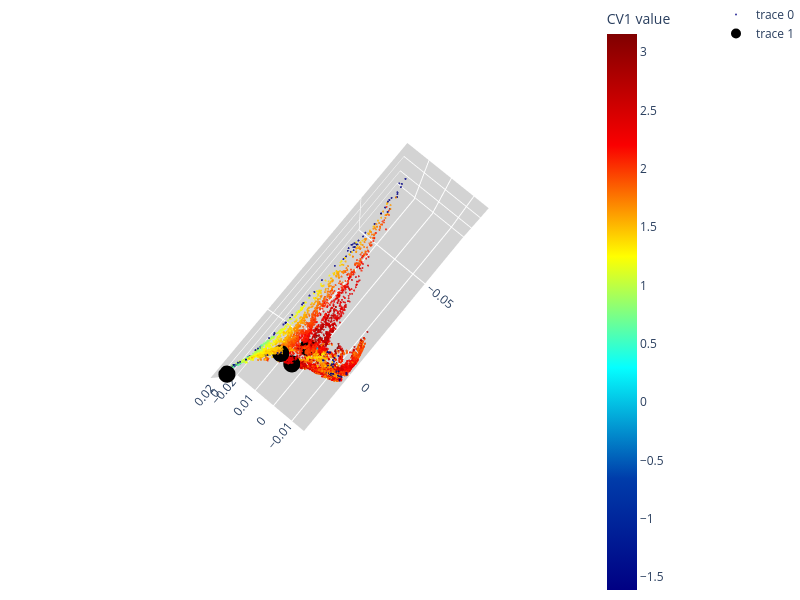

This figure's notebook cell:
### Code cell
evecs = DDnet(feature_data).detach().numpy()

import plotly.graph_objects as go

fig = go.Figure(data=[
    go.Scatter3d(
        x=evecs[:, 0], 
        y=evecs[:, 1], 
        z=evecs[:, 2], 
        mode='markers',
        marker=dict(
            size=1.2,
            color=CV_dmap[1:,0],  # Set color for points
            colorscale='Jet',  # Choose a colorscale (e.g., Viridis, Plasma, Jet, etc.)
            colorbar=dict(
                title='CV1 value',
                x=0.85,  # Move colorbar closer to the plot (adjust between 0.8–0.9)
                len=0.9  # Optional: shorten the colorbar if too long
            ),  # Add a colorbar
            opacity=0.8
        )
    )
])
labels = [f"C{i}" for i in range(4)]  

fig.add_trace(go.Scatter3d(
    x=evecs[-4:, 0], 
    y=evecs[-4:, 1], 
    z=evecs[-4:, 2], 
    mode='markers',  # Enables both markers and text
    # text=labels,  # Text labels for each point
    textposition="top right",  # Adjust text position relative to points
    marker=dict(
        size=10,
        color='black',  # Varying color values
        # colorscale='Reds',  # Shades of red
        # colorbar=dict(title='Intensity'),  # Optional colorbar
    )
))

# fig.update_layout(title="Interactive Rotational 3D Plot")
camera = dict(
    eye=dict(x=-1.5, y=1.8, z=1)  # Adjust x, y, z for the desired angle
)

# Update Layout
fig.update_layout(
    scene_camera=camera,
    scene=dict(
        xaxis_title=r"",  # Custom X-axis label
        yaxis_title=r"",  # Custom Y-axis label
        zaxis_title=r"",  # Custom Z-axis label
        xaxis=dict(backgroundcolor='lightgrey', gridcolor='white'),  # Custom X-axis background
        yaxis=dict(backgroundcolor='lightgrey', gridcolor='white'),  # Custom Y-axis background
        zaxis=dict(backgroundcolor='lightgrey', gridcolor='white')   # Custom Z-axis background
    ),
    width=800,  # Set figure width
    height=600,  # Set figure height
    margin=dict(l=0, r=0, b=0, t=0),  # Set margins
    paper_bgcolor='white',  # Background color outside the plot
    plot_bgcolor='grey'  # Background color inside the plot
)

fig.write_image("figures/manifold_crdnum.pdf")
fig.show()

### Figure 1 — Plotly figure (JSON) as saved in the notebook; plotly's stock layout.template omitted (floating-point values rounded to 4 significant figures; data arrays with more than 128 entries replaced by an {"elided": "..."} marker saying what was removed)
{"data": [{"marker": {"color": {"elided": "16644 float values"}, "colorbar": {"title": {"text": "CV1 value"}, "x": 0.85, "y": 0.5}, "colorscale": [[0, "rgb(0,0,131)"], [0.2, "rgb(0,60,170)"], [0.4, "rgb(5,255,255)"], [0.6, "rgb(255,255,0)"], [0.8, "rgb(250,0,0)"], [1, "rgb(128,0,0)"]], "opacity": 0.8, "size": 1.2}, "mode": "markers", "type": "scatter3d", "x": {"elided": "16645 float values"}, "y": {"elided": "16645 float values"}, "z": {"elided": "16645 float values"}}, {"marker": {"color": "black", "size": 10}, "mode": "markers", "textposition": "top right", "type": "scatter3d", "x": [0.01718, 0.01017, 0.004832, 0.003895], "y": [0.02645, 0.01065, 0.01156, 0.002139], "z": [0.02967, -0.003379, -0.01371, -0.01127]}], "layout": {"height": 600, "margin": {"b": 0, "l": 0, "r": 0, "t": 0}, "paper_bgcolor": "white", "plot_bgcolor": "grey", "scene": {"aspectmode": "auto", "aspectratio": {"x": 0.5937, "y": 1.73, "z": 0.9738}, "camera": {"center": {"x": 0, "y": 0, "z": 0}, "eye": {"x": -0.257, "y": 0.3114, "z": 4.524}, "projection": {"type": "perspective"}, "up": {"x": 0, "y": 0, "z": 1}}, "xaxis": {"backgroundcolor": "lightgrey", "gridcolor": "white", "title": {"text": ""}, "type": "linear"}, "yaxis": {"backgroundcolor": "lightgrey", "gridcolor": "white", "title": {"text": ""}, "type": "linear"}, "zaxis": {"backgroundcolor": "lightgrey", "gridcolor": "white", "title": {"text": ""}, "type": "linear"}}, "width": 800}}
